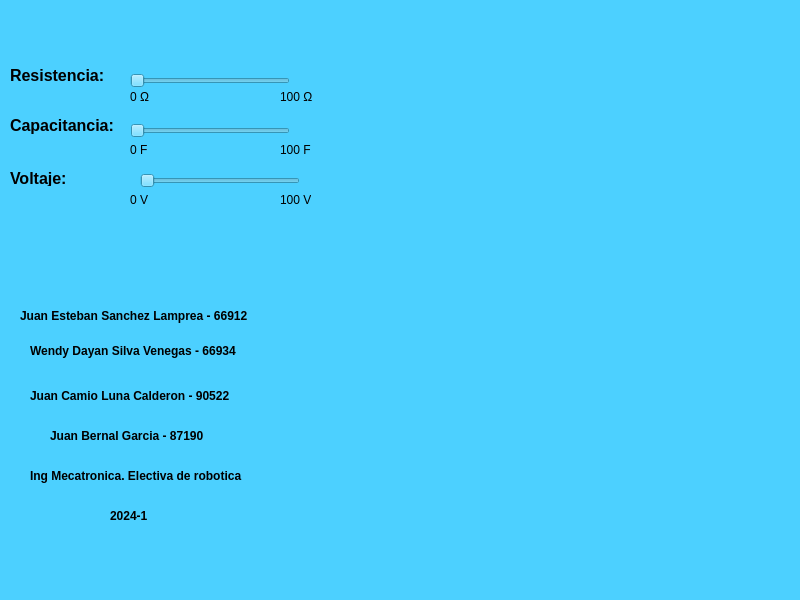
<?xml version="1.0" encoding="UTF-8"?>
<ui version="4.0">
 <class>MainWindow</class>
 <widget class="QMainWindow" name="MainWindow">
  <property name="geometry">
   <rect>
    <x>0</x>
    <y>0</y>
    <width>800</width>
    <height>600</height>
   </rect>
  </property>
  <property name="windowTitle">
   <string>MainWindow</string>
  </property>
  <property name="styleSheet">
   <string notr="true">background-color: rgb(76, 208, 255);</string>
  </property>
  <widget class="QWidget" name="centralwidget">
   <widget class="QSlider" name="Resistencia">
    <property name="geometry">
     <rect>
      <x>130</x>
      <y>70</y>
      <width>160</width>
      <height>22</height>
     </rect>
    </property>
    <property name="orientation">
     <enum>Qt::Horizontal</enum>
    </property>
   </widget>
   <widget class="QSlider" name="Capacitancia">
    <property name="geometry">
     <rect>
      <x>130</x>
      <y>120</y>
      <width>160</width>
      <height>22</height>
     </rect>
    </property>
    <property name="orientation">
     <enum>Qt::Horizontal</enum>
    </property>
   </widget>
   <widget class="QSlider" name="Voltaje">
    <property name="geometry">
     <rect>
      <x>140</x>
      <y>170</y>
      <width>160</width>
      <height>22</height>
     </rect>
    </property>
    <property name="orientation">
     <enum>Qt::Horizontal</enum>
    </property>
   </widget>
   <widget class="QLabel" name="label">
    <property name="geometry">
     <rect>
      <x>10</x>
      <y>60</y>
      <width>111</width>
      <height>31</height>
     </rect>
    </property>
    <property name="font">
     <font>
      <pointsize>12</pointsize>
      <weight>75</weight>
      <bold>true</bold>
     </font>
    </property>
    <property name="text">
     <string>Resistencia:</string>
    </property>
   </widget>
   <widget class="QLabel" name="label_2">
    <property name="geometry">
     <rect>
      <x>10</x>
      <y>110</y>
      <width>121</width>
      <height>31</height>
     </rect>
    </property>
    <property name="font">
     <font>
      <pointsize>12</pointsize>
      <weight>75</weight>
      <bold>true</bold>
     </font>
    </property>
    <property name="text">
     <string>Capacitancia:</string>
    </property>
   </widget>
   <widget class="QLabel" name="label_3">
    <property name="geometry">
     <rect>
      <x>10</x>
      <y>170</y>
      <width>91</width>
      <height>16</height>
     </rect>
    </property>
    <property name="font">
     <font>
      <pointsize>12</pointsize>
      <weight>75</weight>
      <bold>true</bold>
     </font>
    </property>
    <property name="text">
     <string>Voltaje:</string>
    </property>
   </widget>
   <widget class="QLabel" name="Grafica">
    <property name="geometry">
     <rect>
      <x>350</x>
      <y>20</y>
      <width>411</width>
      <height>271</height>
     </rect>
    </property>
    <property name="text">
     <string/>
    </property>
    <property name="scaledContents">
     <bool>true</bool>
    </property>
   </widget>
   <widget class="QLabel" name="Logo">
    <property name="geometry">
     <rect>
      <x>480</x>
      <y>310</y>
      <width>261</width>
      <height>231</height>
     </rect>
    </property>
    <property name="text">
     <string/>
    </property>
    <property name="pixmap">
     <pixmap>../Punto 2-A/logo-ecci.png</pixmap>
    </property>
    <property name="scaledContents">
     <bool>true</bool>
    </property>
   </widget>
   <widget class="QLabel" name="label_7">
    <property name="geometry">
     <rect>
      <x>30</x>
      <y>370</y>
      <width>291</width>
      <height>51</height>
     </rect>
    </property>
    <property name="font">
     <font>
      <pointsize>9</pointsize>
      <weight>75</weight>
      <bold>true</bold>
     </font>
    </property>
    <property name="text">
     <string>Juan Camio Luna Calderon - 90522</string>
    </property>
    <property name="margin">
     <number>15</number>
    </property>
   </widget>
   <widget class="QLabel" name="label_10">
    <property name="geometry">
     <rect>
      <x>110</x>
      <y>490</y>
      <width>81</width>
      <height>51</height>
     </rect>
    </property>
    <property name="font">
     <font>
      <pointsize>9</pointsize>
      <weight>75</weight>
      <bold>true</bold>
     </font>
    </property>
    <property name="text">
     <string>2024-1</string>
    </property>
    <property name="margin">
     <number>15</number>
    </property>
   </widget>
   <widget class="QLabel" name="label_6">
    <property name="geometry">
     <rect>
      <x>20</x>
      <y>290</y>
      <width>291</width>
      <height>51</height>
     </rect>
    </property>
    <property name="font">
     <font>
      <pointsize>9</pointsize>
      <weight>75</weight>
      <bold>true</bold>
     </font>
    </property>
    <property name="text">
     <string>Juan Esteban Sanchez Lamprea - 66912</string>
    </property>
    <property name="margin">
     <number>15</number>
    </property>
   </widget>
   <widget class="QLabel" name="label_5">
    <property name="geometry">
     <rect>
      <x>30</x>
      <y>330</y>
      <width>261</width>
      <height>41</height>
     </rect>
    </property>
    <property name="font">
     <font>
      <pointsize>9</pointsize>
      <weight>75</weight>
      <bold>true</bold>
     </font>
    </property>
    <property name="text">
     <string>Wendy Dayan Silva Venegas - 66934</string>
    </property>
    <property name="margin">
     <number>15</number>
    </property>
   </widget>
   <widget class="QLabel" name="label_8">
    <property name="geometry">
     <rect>
      <x>50</x>
      <y>410</y>
      <width>291</width>
      <height>51</height>
     </rect>
    </property>
    <property name="font">
     <font>
      <pointsize>9</pointsize>
      <weight>75</weight>
      <bold>true</bold>
     </font>
    </property>
    <property name="text">
     <string>Juan Bernal Garcia - 87190</string>
    </property>
    <property name="margin">
     <number>15</number>
    </property>
   </widget>
   <widget class="QLabel" name="label_9">
    <property name="geometry">
     <rect>
      <x>30</x>
      <y>450</y>
      <width>291</width>
      <height>51</height>
     </rect>
    </property>
    <property name="font">
     <font>
      <pointsize>9</pointsize>
      <weight>75</weight>
      <bold>true</bold>
     </font>
    </property>
    <property name="text">
     <string>Ing Mecatronica. Electiva de robotica</string>
    </property>
    <property name="margin">
     <number>15</number>
    </property>
   </widget>
   <widget class="QLabel" name="label_4">
    <property name="geometry">
     <rect>
      <x>280</x>
      <y>90</y>
      <width>47</width>
      <height>13</height>
     </rect>
    </property>
    <property name="text">
     <string>100 Ω</string>
    </property>
   </widget>
   <widget class="QLabel" name="label_11">
    <property name="geometry">
     <rect>
      <x>280</x>
      <y>140</y>
      <width>31</width>
      <height>20</height>
     </rect>
    </property>
    <property name="text">
     <string>100 F</string>
    </property>
   </widget>
   <widget class="QLabel" name="label_12">
    <property name="geometry">
     <rect>
      <x>280</x>
      <y>190</y>
      <width>31</width>
      <height>20</height>
     </rect>
    </property>
    <property name="text">
     <string>100 V</string>
    </property>
   </widget>
   <widget class="QLabel" name="Res_val">
    <property name="geometry">
     <rect>
      <x>300</x>
      <y>70</y>
      <width>47</width>
      <height>13</height>
     </rect>
    </property>
    <property name="text">
     <string/>
    </property>
   </widget>
   <widget class="QLabel" name="Cap_val">
    <property name="geometry">
     <rect>
      <x>300</x>
      <y>120</y>
      <width>47</width>
      <height>13</height>
     </rect>
    </property>
    <property name="text">
     <string/>
    </property>
   </widget>
   <widget class="QLabel" name="Vol_val">
    <property name="geometry">
     <rect>
      <x>300</x>
      <y>163</y>
      <width>47</width>
      <height>20</height>
     </rect>
    </property>
    <property name="text">
     <string/>
    </property>
   </widget>
   <widget class="QLabel" name="label_13">
    <property name="geometry">
     <rect>
      <x>130</x>
      <y>90</y>
      <width>47</width>
      <height>13</height>
     </rect>
    </property>
    <property name="text">
     <string>0 Ω</string>
    </property>
   </widget>
   <widget class="QLabel" name="label_14">
    <property name="geometry">
     <rect>
      <x>130</x>
      <y>140</y>
      <width>31</width>
      <height>20</height>
     </rect>
    </property>
    <property name="text">
     <string>0 F</string>
    </property>
   </widget>
   <widget class="QLabel" name="label_15">
    <property name="geometry">
     <rect>
      <x>130</x>
      <y>190</y>
      <width>31</width>
      <height>20</height>
     </rect>
    </property>
    <property name="text">
     <string>0 V</string>
    </property>
   </widget>
  </widget>
  <widget class="QMenuBar" name="menubar">
   <property name="geometry">
    <rect>
     <x>0</x>
     <y>0</y>
     <width>800</width>
     <height>21</height>
    </rect>
   </property>
  </widget>
  <widget class="QStatusBar" name="statusbar"/>
 </widget>
 <resources/>
 <connections/>
</ui>
